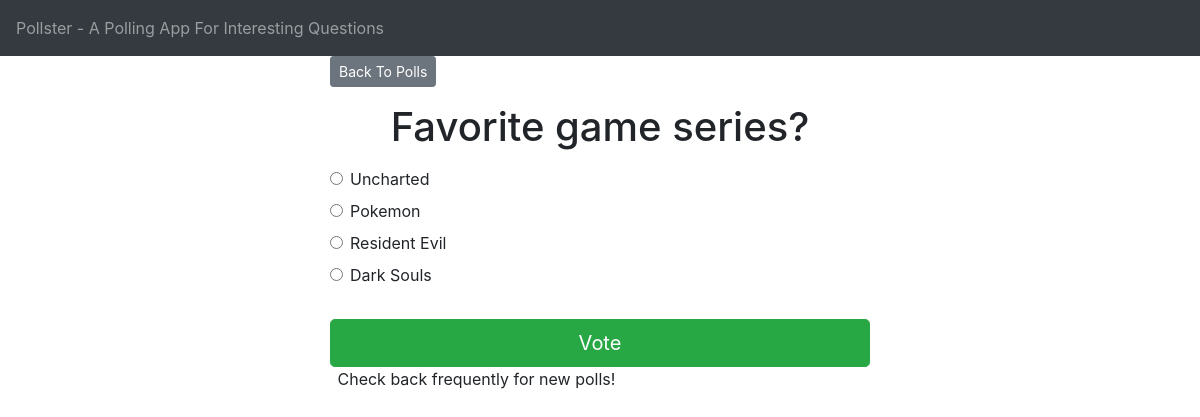
The page /polls/1/ on the database its author committed.
### polls/models.py (models this page shows, shortened)
class Question(models.Model):
    question_text = models.CharField(max_length=200)
    pub_date = models.DateTimeField('date_published')

class Choice(models.Model):
    question = models.ForeignKey(Question, on_delete=models.CASCADE)
    choice_text = models.CharField(max_length=200)
    votes = models.IntegerField(default=0)

### polls/views.py (the view)
# urls.py: path('<int:question_id>/', views.detail, name='detail'),
def detail(request, question_id):
  try:
    question = Question.objects.get(pk=question_id)
  except Question.DoesNotExist:
    raise Http404("Selected question not found.")
  return render(request, 'polls/detail.html', { 'question': question })

### templates/polls/detail.html (shortened to what this page needs)
{% extends 'base.html' %}
{% block content %}
<a class="btn btn-secondary btn-sm mb-3" href="{% url 'polls:index' %}">Back To Polls</a>
<h1 class="text-center mb-3">{{ question.question_text }}</h1>
<form action="{% url 'polls:vote' question.id %}" method="post">
	{% for choice in question.choice_set.all %}
		<div class="form-check">
			<input
				type="radio"
				name="choice"
				class="form-check-input"
				id="choice{{ forloop.counter }}"
				value="{{ choice.id }}"
			/>
			<label for="choice{{ forloop.counter }}">{{ choice.choice_text }}</label
			>
		</div>
	{% endfor %}
	<input type="submit" value="Vote" class="btn btn-success btn-lg btn-block mt-4" />
</form>
{% endblock %}

### rows shown on the page
Question: question_text "Favorite game series?"
Choice: choice_text "Uncharted"
Choice: choice_text "Pokemon"
Choice: choice_text "Resident Evil"
Choice: choice_text "Dark Souls"
